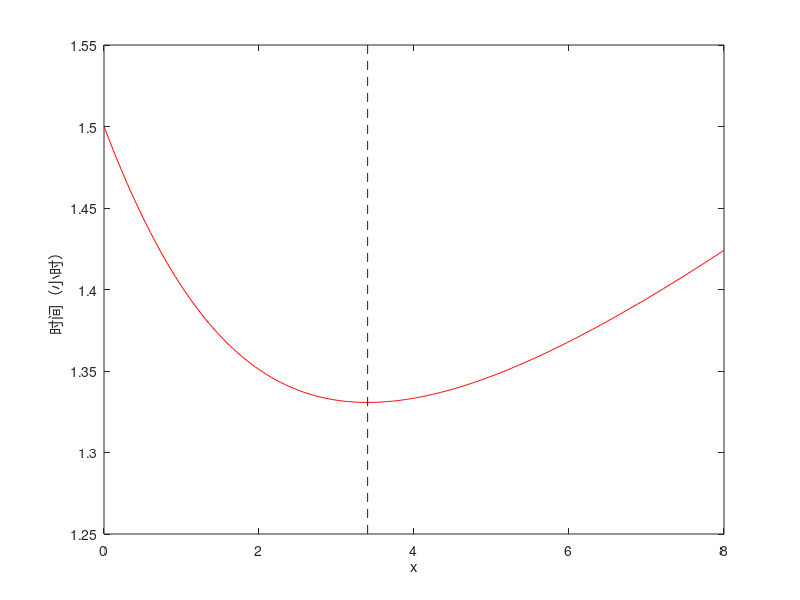

The MATLAB script that drew this image:
% 例程 1.17  过河问题
x = 0: 0.02: 8;
T = (sqrt(x.^2 + 9)/6) + ((8 - x)/8);
xopt = 9/sqrt(7);
figure(1)
plot(x, T, 'r');
hold on;
plot([xopt, xopt], [1.25, 1.55], 'b--');
axis([0, 8, 1.25, 1.55]);
xlabel('x');  ylabel('时间（小时）');
